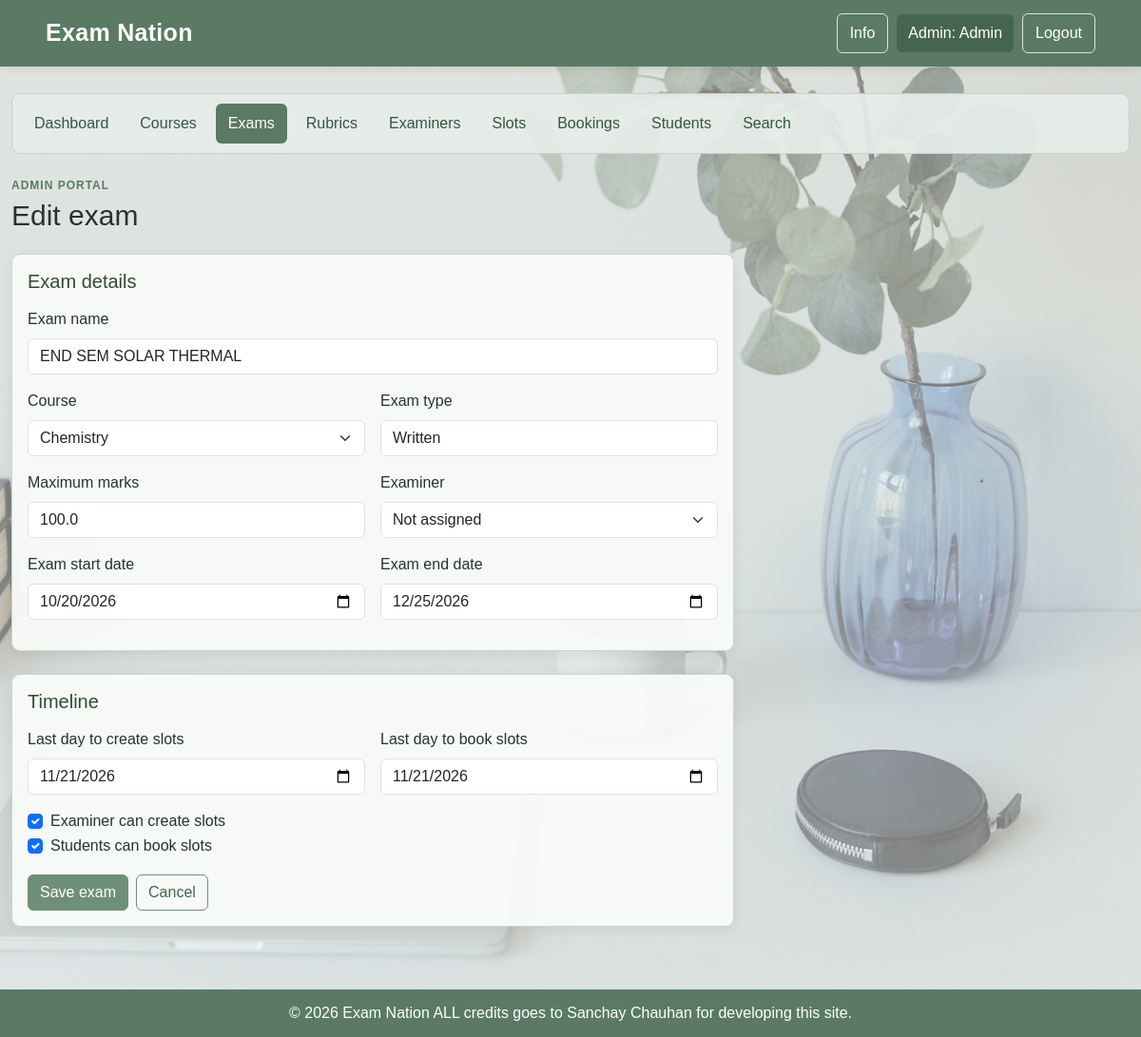
The page /admin/exams/form/1 (signed in) on the database its author committed.
### model.py (models this page shows)
class Exam(db.Model):
    __tablename__ = "exam"
    exam_id = db.Column(db.Integer, primary_key=True)
    course_id = db.Column(db.Integer, db.ForeignKey("course_list.course_id"), nullable=False)
    examiner_id = db.Column(db.Integer, db.ForeignKey("User.id"))
    exam_name = db.Column(db.String(100), nullable=False)
    exam_type = db.Column(db.String(100), nullable=False)
    max_marks = db.Column(db.Float, nullable=False)
    exam_start_date = db.Column(db.Date, nullable=False)
    exam_end_date = db.Column(db.Date, nullable=False)
    slot_creation_deadline = db.Column(db.Date)
    booking_deadline = db.Column(db.Date)
    slot_creation_open = db.Column(db.Boolean, default=False)
    booking_open = db.Column(db.Boolean, default=False)
    examiner = db.relationship("User")
    rubrics = db.relationship("Rubric", backref="exam")
    slots = db.relationship("ExamSlot", backref="exam")

class Course(db.Model):
    __tablename__ = "course_list"
    course_id = db.Column(db.Integer, primary_key=True)
    course_code = db.Column(db.String(20), nullable=False)
    course_name = db.Column(db.String(100), nullable=False)
    description = db.Column(db.String(200), nullable=False)
    status = db.Column(db.String(100), nullable=False)
    exams = db.relationship("Exam", backref="course")

### app.py (the view, shortened to what this page needs)
@app.route('/admin/exams/form', defaults={'exam_id': 0}, methods=['GET','POST'])
@app.route('/admin/exams/form/<int:exam_id>', methods=['GET','POST'])
def admin_exam_form(exam_id):
    if not admin_only():
        return redirect(url_for('login'))
    exam = None
    if exam_id:
        exam = Exam.query.get_or_404(exam_id)
    examiners = User.query.filter_by(role="staff", status="active").all()
    return render_template("admin/exam_form.html", exam=exam, courses=Course.query.all(), examiners=examiners)

### app.py (called while the page is built)
def admin_only():
    return "user_id" in session and session.get("role") == "admin"

### templates/admin/exam_form.html (shortened to what this page needs)
{% extends "portal.html" %}
{% set active = 'exams' %}
{% block heading %}{{ 'Edit exam' if exam else 'Add exam' }}{% endblock %}
{% block portal_body %}
<form method="POST">
<div class="card card-body mb-4 narrow">
    <h3 class="h5 mb-3">Exam details</h3>
    <div class="mb-3"><label class="form-label">Exam name</label>
        <input class="form-control" name="exam_name" value="{{ exam.exam_name if exam else '' }}" required></div>
    <div class="row g-3 mb-3">
        <div class="col-md-6"><label class="form-label">Course</label>
            <select class="form-select" name="course_id">
                {% for c in courses %}<option value="{{ c.course_id }}" {% if exam and exam.course_id == c.course_id %}selected{% endif %}>{{ c.course_name }}</option>{% endfor %}
            </select></div>
        <div class="col-md-6"><label class="form-label">Exam type</label>
            <input class="form-control" name="exam_type" value="{{ exam.exam_type if exam else '' }}" placeholder="Viva, Practical, Written" required></div>
    </div>
    <div class="row g-3 mb-3">
        <div class="col-md-6"><label class="form-label">Maximum marks</label>
            <input class="form-control" type="number" step="any" name="max_marks" value="{{ exam.max_marks if exam else '' }}" required></div>
        <div class="col-md-6"><label class="form-label">Examiner</label>
            <select class="form-select" name="examiner_id">
                <option value="">Not assigned</option>
            </select></div>
    </div>
    <div class="row g-3 mb-3">
        <div class="col-md-6"><label class="form-label">Exam start date</label>
            <input class="form-control" type="date" name="exam_start_date" value="{{ exam.exam_start_date if exam else '' }}" required></div>
        <div class="col-md-6"><label class="form-label">Exam end date</label>
            <input class="form-control" type="date" name="exam_end_date" value="{{ exam.exam_end_date if exam else '' }}" required></div>
    </div>
</div>
<div class="card card-body mb-4 narrow">
    <h3 class="h5 mb-3">Timeline</h3>
    <div class="row g-3 mb-3">
        <div class="col-md-6"><label class="form-label">Last day to create slots</label>
            <input class="form-control" type="date" name="slot_creation_deadline" value="{{ exam.slot_creation_deadline if exam and exam.slot_creation_deadline else '' }}"></div>
        <div class="col-md-6"><label class="form-label">Last day to book slots</label>
            <input class="form-control" type="date" name="booking_deadline" value="{{ exam.booking_deadline if exam and exam.booking_deadline else '' }}"></div>
    </div>
    <div class="form-check"><input class="form-check-input" type="checkbox" name="slot_creation_open" {% if exam and exam.slot_creation_open %}checked{% endif %}><label class="form-check-label">Examiner can create slots</label></div>
    <div class="form-check"><input class="form-check-input" type="checkbox" name="booking_open" {% if exam and exam.booking_open %}checked{% endif %}><label class="form-check-label">Students can book slots</label></div>
    <div class="mt-3 d-flex gap-2"><button class="btn btn-primary">Save exam</button><a class="btn btn-outline-primary" href="{{ url_for('admin_exams') }}">Cancel</a></div>
</div>
</form>
{% endblock %}

### static/base.css (style rules this page uses)
* { box-sizing: border-box; }
html, body { min-height: 100%; }
body { margin: 0; font-family: Arial, sans-serif; color: #26342b; background-color: #e6ebe8; background-image: linear-gradient(rgba(238, 242, 239, 0.50), rgba(238, 242, 239, 0.50)), url("Background.jpg"); background-size: cover; background-position: center; background-attachment: fixed; }
.box a, .btn-primary { background: #6f8f78; border-color: #6f8f78; color: #fff; }
.btn-outline-primary { color: #45664d; border-color: #6f8f78; }

### static/portal.css (style rules this page uses)
.card { background: rgba(248, 250, 248, 0.96); border: 1px solid #cbd6ce; border-radius: 9px; box-shadow: 0 3px 12px rgba(36, 56, 40, 0.07); }
.card h3, .card h4 { color: #304b37; }
.narrow { max-width: 760px; }

### rows shown on the page
Exam: exam_name "END SEM SOLAR THERMAL", course_id "Chemistry", exam_type "Written", max_marks "100.0", exam_start_date "10/20/2026", exam_end_date "12/25/2026", slot_creation_deadline "11/21/2026", booking_deadline "11/21/2026", slot_creation_open "☑", booking_open "☑"

### other values the page prints
{{ session.get('role', '')|capitalize }} "Admin"
{{ session.get('name', 'User') }} "Admin"
{{ session.get('role', 'Portal')|capitalize }} "ADMIN"
{{ 'Edit exam' if exam else 'Add exam' }} "Edit exam"
